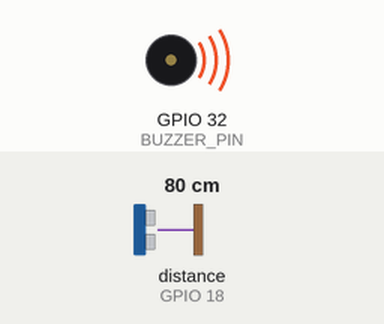
This sketch was run on a simulated ESP32. Shown: buzzer (waves = sounding). Wiring (inferred from the names in the program): range finder with pulse-width output: data GPIO 18. Inputs (shaded band) come from the test bench; at power-on: distance to the obstacle (sensor on GPIO 18) 80 cm. What the sketch prints to the serial monitor is not drawn.

Above: at 1.6 s.
At 38.89 s:
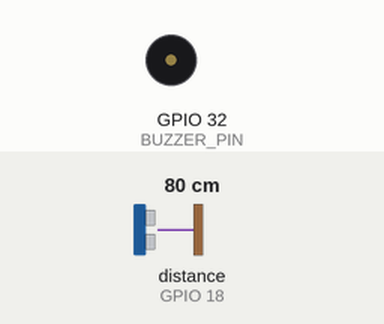
Timing chart, 0 to 40.0 s (numbered marks = the images above):
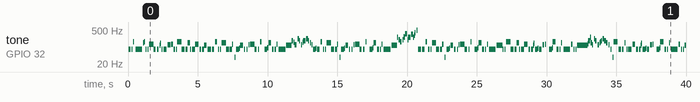

The sketch:

sketch_jan11a.ino
```cpp
#define BUZZER_PIN 32
#define BUTTON_PIN 18

#define NOTE_E2  82
#define NOTE_E3  165
#define NOTE_D3  147
#define NOTE_C3  131
#define NOTE_AS2 117
#define NOTE_B2  123
#define NOTE_FS3 185
#define NOTE_A3  220
#define NOTE_B3  247
#define NOTE_G3  196
#define NOTE_E4  330
#define NOTE_G4  392
#define NOTE_B4  494

const int melody[] = {
  NOTE_E2, NOTE_E2, NOTE_E3, NOTE_E2, NOTE_E2, NOTE_D3, NOTE_E2, NOTE_E2,
  NOTE_C3, NOTE_E2, NOTE_E2, NOTE_AS2, NOTE_E2, NOTE_E2, NOTE_B2, NOTE_C3,
  NOTE_E2, NOTE_E2, NOTE_E3, NOTE_E2, NOTE_E2, NOTE_D3, NOTE_E2, NOTE_E2,
  NOTE_C3, NOTE_E2, NOTE_E2, NOTE_AS2,
  NOTE_E2, NOTE_E2, NOTE_E3, NOTE_E2, NOTE_E2, NOTE_D3, NOTE_E2, NOTE_E2,
  NOTE_C3, NOTE_E2, NOTE_E2, NOTE_AS2, NOTE_E2, NOTE_E2, NOTE_B2, NOTE_C3,
  NOTE_E2, NOTE_E2, NOTE_E3, NOTE_E2, NOTE_E2, NOTE_D3, NOTE_E2, NOTE_E2,
  NOTE_C3, NOTE_E2, NOTE_E2, NOTE_AS2,
  NOTE_FS3, NOTE_D3, NOTE_B2, NOTE_A3, NOTE_FS3, NOTE_B2, NOTE_D3, NOTE_FS3,
  NOTE_A3, NOTE_FS3, NOTE_D3, NOTE_B2,
  NOTE_E2, NOTE_E2, NOTE_E3, NOTE_E2, NOTE_E2, NOTE_D3, NOTE_E2, NOTE_E2,
  NOTE_C3, NOTE_E2, NOTE_E2, NOTE_AS2, NOTE_E2, NOTE_E2, NOTE_B2, NOTE_C3,
  NOTE_E2, NOTE_E2, NOTE_E3, NOTE_E2, NOTE_E2, NOTE_D3, NOTE_E2, NOTE_E2,
  NOTE_C3, NOTE_E2, NOTE_E2, NOTE_AS2,
  NOTE_B3, NOTE_G3, NOTE_E3, NOTE_G3, NOTE_B3, NOTE_E4, NOTE_G3, NOTE_B3,
  NOTE_E4, NOTE_B3, NOTE_G4, NOTE_B4
};

// Tempo = 225 BPM (1 quarter note = 267ms)
const int noteDurations[] = {
  133, 133, 133, 133, 133, 133, 133, 133,
  133, 133, 133, 133, 133, 133, 133, 133,
  133, 133, 133, 133, 133, 133, 133, 133,
  133, 133, 133, 400,
  133, 133, 133, 133, 133, 133, 133, 133,
  133, 133, 133, 133, 133, 133, 133, 133,
  133, 133, 133, 133, 133, 133, 133, 133,
  133, 133, 133, 400,
  67, 67, 67, 67, 67, 67, 67, 67,
  67, 67, 67, 67,
  133, 133, 133, 133, 133, 133, 133, 133,
  133, 133, 133, 133, 133, 133, 133, 133,
  133, 133, 133, 133, 133, 133, 133, 133,
  133, 133, 133, 400,
  67, 67, 67, 67, 67, 67, 67, 67,
  67, 67, 67, 67
};


volatile int speedLevel = 2;
const float speedMultiplier[] = { 2.0, 1.5, 1.0, 0.75, 0.5 };
volatile bool buttonPressed = false;

hw_timer_t *My_timer = NULL;
volatile int noteIndex = 0;
volatile bool isPlaying = false;

void IRAM_ATTR onTimer() {
  if (isPlaying) {
    digitalWrite(BUZZER_PIN, !digitalRead(BUZZER_PIN));  // Toggle Buzzer
  }
}

void IRAM_ATTR handleButton() {
  buttonPressed = true;
}

void playNote() {
  if (noteIndex >= sizeof(melody) / sizeof(melody[0])) {
    noteIndex = 0;
  }

  int frequency = melody[noteIndex];
  int duration = noteDurations[noteIndex] * speedMultiplier[speedLevel];
  int halfPeriod = (1000000 / frequency) / 2;

  timerAlarm(My_timer, halfPeriod, true, 0);
  isPlaying = true;

  delay(duration);
  isPlaying = false;
  timerAlarm(My_timer, 1000000, true, 0);
  digitalWrite(BUZZER_PIN, LOW);
  delay(50);

  noteIndex++;
}

void setup() {
  pinMode(BUZZER_PIN, OUTPUT);
  pinMode(BUTTON_PIN, INPUT_PULLUP);

  attachInterrupt(BUTTON_PIN, handleButton, FALLING);

  My_timer = timerBegin(1000000);
  timerAttachInterrupt(My_timer, &onTimer);
  timerAlarm(My_timer, 1000000, true, 0);

  Serial.begin(115200);
}

void loop() {
  if (buttonPressed) {
    speedLevel = (speedLevel + 1) % 5;
    Serial.print("Speed Level: ");
    Serial.println(speedLevel + 1);
    buttonPressed = false;
  }
  playNote();
}
```

Measured:
- by itself, tone on GPIO 32 (BUZZER_PIN): plays 82 Hz for 0.12 s, 82 Hz for 0.08 s, 165 Hz for 0.04 s, 82 Hz for 0.48 s, 147 Hz for 0.08 s, 163 Hz for 0.04 s … (213 notes in this stretch)
